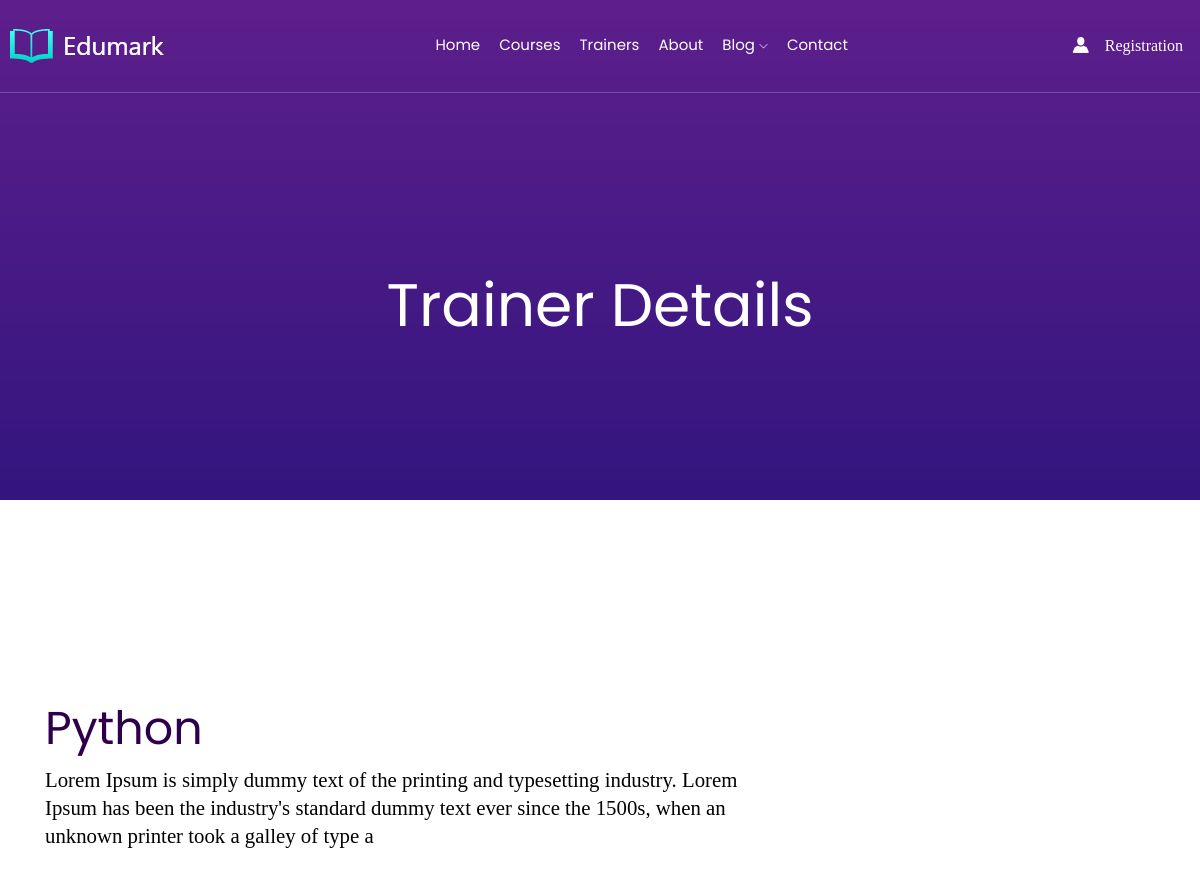
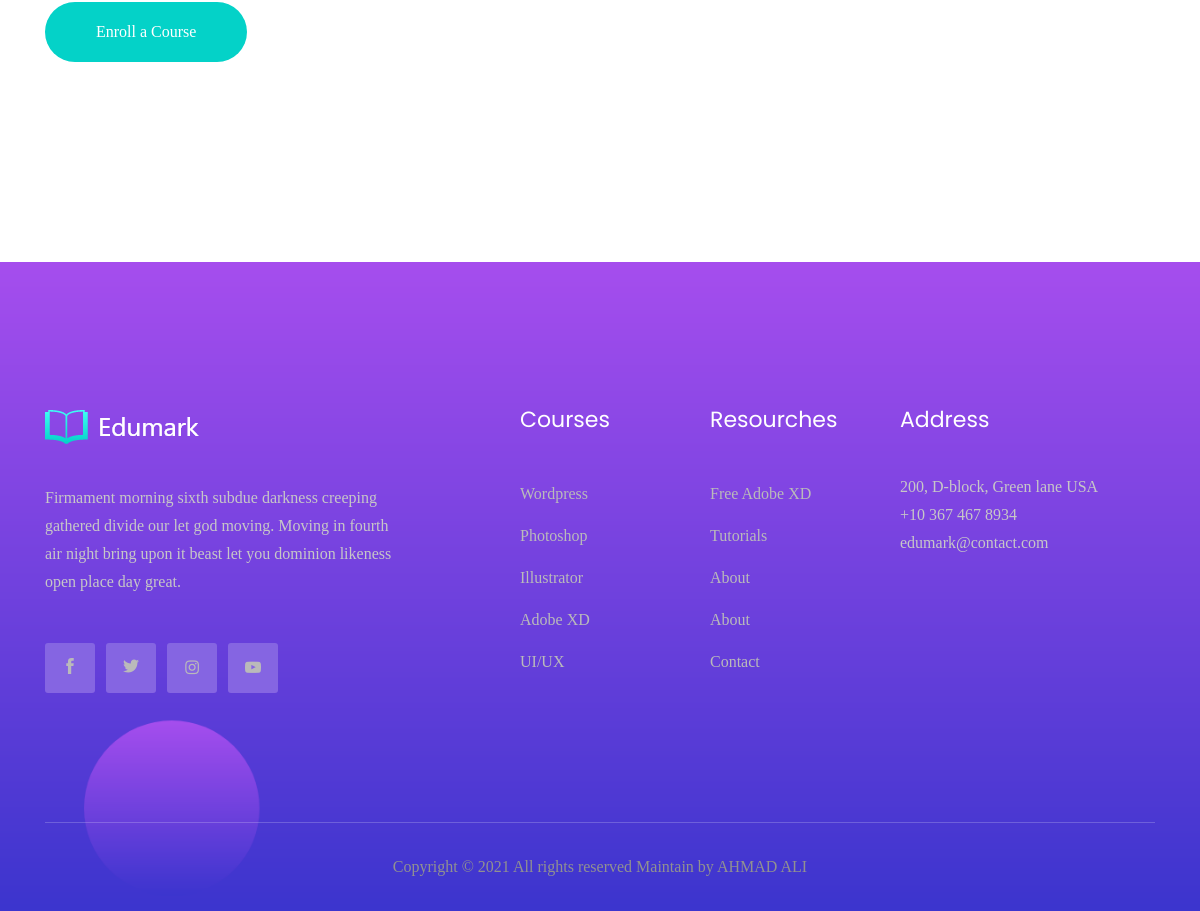
The page /courseDetail/4 on the database its author committed (2 pictures, top to bottom).
### main_app/models.py (models this page shows, shortened)
class Cources(models.Model):
    Trainer = models.ForeignKey(Trainers, on_delete=models.CASCADE)
    name = models.CharField(max_length=300)
    description = models.CharField(max_length=10000)
    l_description = models.CharField(max_length=1000)
    pay = models.IntegerField()

### main_app/views.py (the view)
# urls.py: path('courseDetail/<int:id>', views.courseDetail, name="courseDetail"),
def courseDetail(request, id):
    data = Cources.objects.get(id=id)
    return render(request, 'course_details.html', {'data': data})

### main_app/templates/course_details.html (shortened to what this page needs)
{% extends './base.html' %} {% block content %} {% load static %}
<div class="bradcam_area breadcam_bg overlay2">
  <h3>Trainer Details</h3>
</div>
<div class="about_area">
  <div class="container">
    <div class="row">
      <div class="col-xl-8 col-lg-8">
        <div class="single_about_info">
          <h3>{{ data.name }}</h3>
          <p style="font-size: 1.3rem; color: black">
            {{ data.description|safe }}
          </p>
<a href="#test-form" class="boxed_btn login popup-with-form">Enroll a Course</a>
        </div>
      </div>
      <div class="col-xl-2 offset-xl-1 col-lg-2">
      </div>
    </div>
  </div>
</div>
{% endblock content %}

### rows shown on the page
Cources: name "Python", description "Lorem Ipsum is simply dummy text of the printing and typesetting industry. Lorem Ipsum has been the industry's standard dummy text ever since the 1500s, when an unknown printer took a galley of type a"
